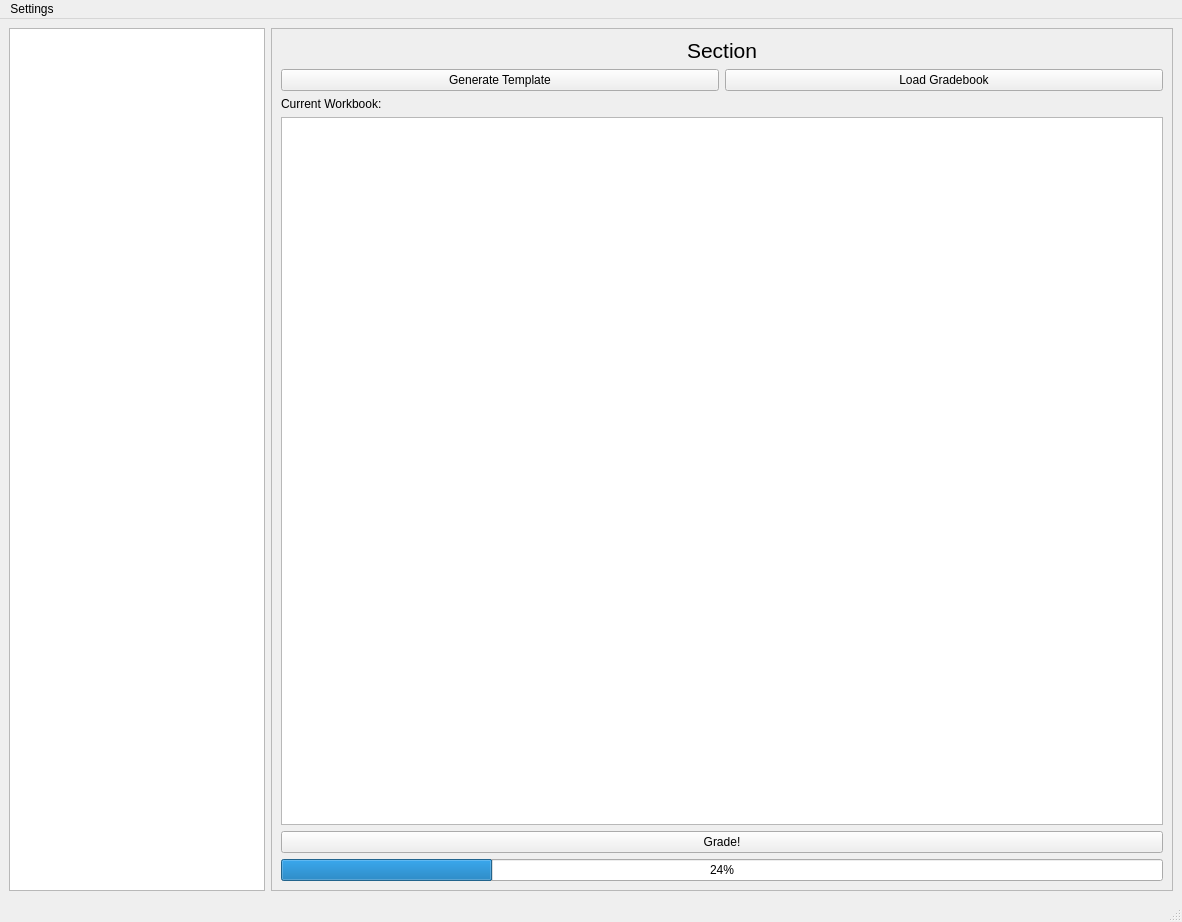
<?xml version="1.0" encoding="UTF-8"?>
<ui version="4.0">
 <class>MainWindow</class>
 <widget class="QMainWindow" name="MainWindow">
  <property name="geometry">
   <rect>
    <x>0</x>
    <y>0</y>
    <width>1182</width>
    <height>922</height>
   </rect>
  </property>
  <property name="windowTitle">
   <string>MainWindow</string>
  </property>
  <widget class="QWidget" name="centralwidget">
   <layout class="QHBoxLayout" name="horizontalLayout_2" stretch="0,8">
    <item>
     <widget class="QListWidget" name="sections"/>
    </item>
    <item>
     <widget class="QFrame" name="mainFrame">
      <property name="frameShape">
       <enum>QFrame::StyledPanel</enum>
      </property>
      <property name="frameShadow">
       <enum>QFrame::Raised</enum>
      </property>
      <layout class="QVBoxLayout" name="verticalLayout">
       <item>
        <widget class="QLabel" name="label">
         <property name="font">
          <font>
           <pointsize>16</pointsize>
          </font>
         </property>
         <property name="text">
          <string>Section</string>
         </property>
         <property name="alignment">
          <set>Qt::AlignCenter</set>
         </property>
        </widget>
       </item>
       <item>
        <layout class="QHBoxLayout" name="horizontalLayout">
         <item>
          <widget class="QPushButton" name="generateTemplateBttn">
           <property name="text">
            <string>Generate Template</string>
           </property>
          </widget>
         </item>
         <item>
          <widget class="QPushButton" name="loadGradeBttn">
           <property name="text">
            <string>Load Gradebook</string>
           </property>
          </widget>
         </item>
        </layout>
       </item>
       <item>
        <widget class="QLabel" name="currentWorkbookLabel">
         <property name="text">
          <string>Current Workbook:</string>
         </property>
        </widget>
       </item>
       <item>
        <widget class="QTableView" name="gradeView"/>
       </item>
       <item>
        <widget class="QPushButton" name="gradeBttn">
         <property name="text">
          <string>Grade!</string>
         </property>
        </widget>
       </item>
       <item>
        <widget class="QProgressBar" name="progressBar">
         <property name="value">
          <number>24</number>
         </property>
        </widget>
       </item>
      </layout>
     </widget>
    </item>
   </layout>
  </widget>
  <widget class="QMenuBar" name="menubar">
   <property name="geometry">
    <rect>
     <x>0</x>
     <y>0</y>
     <width>1182</width>
     <height>21</height>
    </rect>
   </property>
   <widget class="QMenu" name="menuSettings">
    <property name="title">
     <string>Settings</string>
    </property>
    <addaction name="actionRelogin"/>
   </widget>
   <addaction name="menuSettings"/>
  </widget>
  <widget class="QStatusBar" name="statusbar"/>
  <action name="actionRelogin">
   <property name="text">
    <string>Relogin</string>
   </property>
  </action>
 </widget>
 <resources/>
 <connections/>
</ui>
